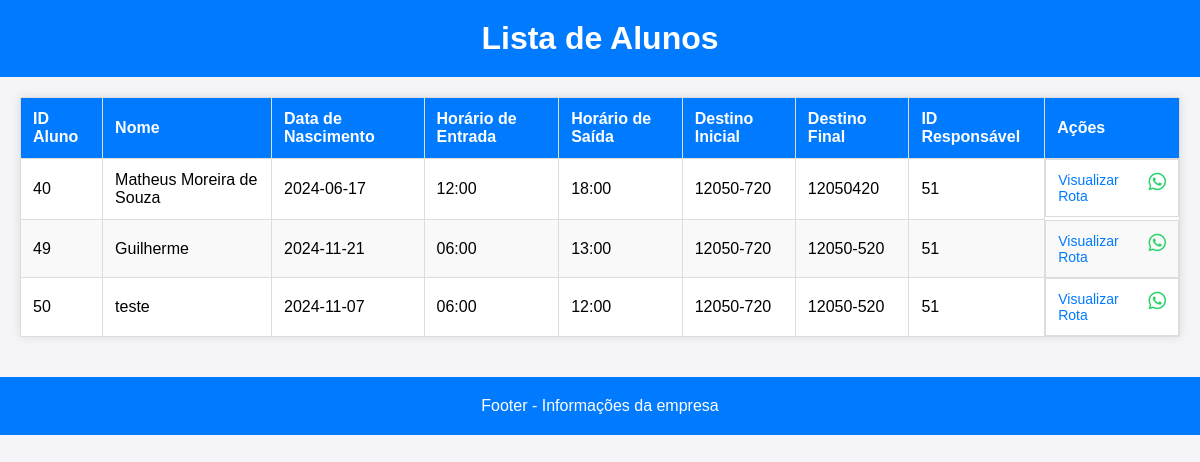
/PaginasCondutor/visualizaralunos.php (signed in), run on the app's committed database.
### tables this page shows
CREATE TABLE `alunocondutor` (
  `id_aluno` int(11) NOT NULL,
  `nome_aluno` varchar(100) NOT NULL,
  `data_nasc` date NOT NULL,
  `horarioentrada` varchar(20) NOT NULL,
  `horariosaida` varchar(20) NOT NULL,
  `destinoinicial` varchar(50) NOT NULL,
  `destinofinal` varchar(50) NOT NULL,
  `telefone_responsavel` varchar(20) NOT NULL,
  `valor_mensalidade` varchar(10) NOT NULL,
  `data_registro` varchar(10) NOT NULL,
  `status_rota` enum('Em andamento','Entregue') NOT NULL,
  `id_responsavel` int(11) NOT NULL,
  `fk_id_condutor` int(11) NOT NULL
);

### PaginasCondutor/visualizaralunos.php (the view, shortened to what this page needs)
<?php
include('../CRUD/conexao.php');
?>
<!DOCTYPE html>
<html lang="pt-BR">
<head>
    <link rel="stylesheet" href="https://cdnjs.cloudflare.com/ajax/libs/font-awesome/5.15.3/css/all.min.css">
</head>
<body>
<header>
    <h1>Lista de Alunos</h1>
</header>
<main>
    <table>
        <thead>
            <tr>
                <th>ID Aluno</th>
                <th>Nome</th>
                <th>Data de Nascimento</th>
                <th>Horário de Entrada</th>
                <th>Horário de Saída</th>
                <th>Destino Inicial</th>
                <th>Destino Final</th>
                <th>ID Responsável</th>
                <th>Ações</th>
            </tr>
        </thead>
        <tbody>
            <?php
            $sql = "SELECT * FROM alunocondutor";
            $result = $conexao->query($sql);
            if ($result->num_rows > 0) {
                while ($row = $result->fetch_assoc()) {
                    echo "<tr>";
                    echo "<td>" . $row['id_aluno'] . "</td>";
                    echo "<td>" . $row['nome_aluno'] . "</td>";
                    echo "<td>" . $row['data_nasc'] . "</td>";
                    echo "<td>" . $row['horarioentrada'] . "</td>";
                    echo "<td>" . $row['horariosaida'] . "</td>";
                    echo "<td>" . $row['destinoinicial'] . "</td>";
                    echo "<td>" . $row['destinofinal'] . "</td>";
                    echo "<td>" . $row['id_responsavel'] . "</td>";
                    echo "<td class='actions'>";
                    echo "<a href='visualizarrota.php?id=" . $row['id_aluno'] . "'>Visualizar Rota</a>";
                    echo "<a href='https://wa.me/?text=Olá%20" . urlencode($row['nome_aluno']) . "' target='_blank'><i class='fab fa-whatsapp whatsapp-icon'></i></a>";
                    echo "</td>";
                    echo "</tr>";
                }
            } else {
                echo "<tr><td colspan='9'>Nenhum aluno encontrado.</td></tr>";
            }
            ?>
        </tbody>
    </table>
</main>
<footer>
    <p>Footer - Informações da empresa</p>
</footer>
</body>
</html>

### PaginasCondutor/visualizaralunos.php (style rules this page uses)
body { font-family: 'Arial', sans-serif; background-color: #f4f4f9; margin: 0; padding: 0; }
header, footer { background-color: #007bff; color: white; text-align: center; padding: 20px 0; }
header h1, footer p { margin: 0; }
main { padding: 20px; }
table { width: 100%; border-collapse: collapse; margin-bottom: 20px; box-shadow: 0 0 10px rgba(0, 0, 0, 0.1); background-color: white; }
table, th, td { border: 1px solid #dddddd; }
th, td { padding: 12px; text-align: left; }
th { background-color: #007bff; color: white; }
tr:nth-child(even) { background-color: #f9f9f9; }
.actions { display: flex; gap: 10px; }
.actions a { text-decoration: none; color: #007bff; font-size: 14px; }
.whatsapp-icon { color: #25d366; font-size: 20px; }

### data on the page
alunocondutor: id_aluno "40", nome_aluno "Matheus Moreira de Souza", data_nasc "2024-06-17", horarioentrada "12:00", horariosaida "18:00", destinoinicial "12050-720", destinofinal "12050420", id_responsavel "51"
alunocondutor: id_aluno "49", nome_aluno "Guilherme", data_nasc "2024-11-21", horarioentrada "06:00", horariosaida "13:00", destinoinicial "12050-720", destinofinal "12050-520", id_responsavel "51"
alunocondutor: id_aluno "50", nome_aluno "teste", data_nasc "2024-11-07", horarioentrada "06:00", horariosaida "12:00", destinoinicial "12050-720", destinofinal "12050-520", id_responsavel "51"
